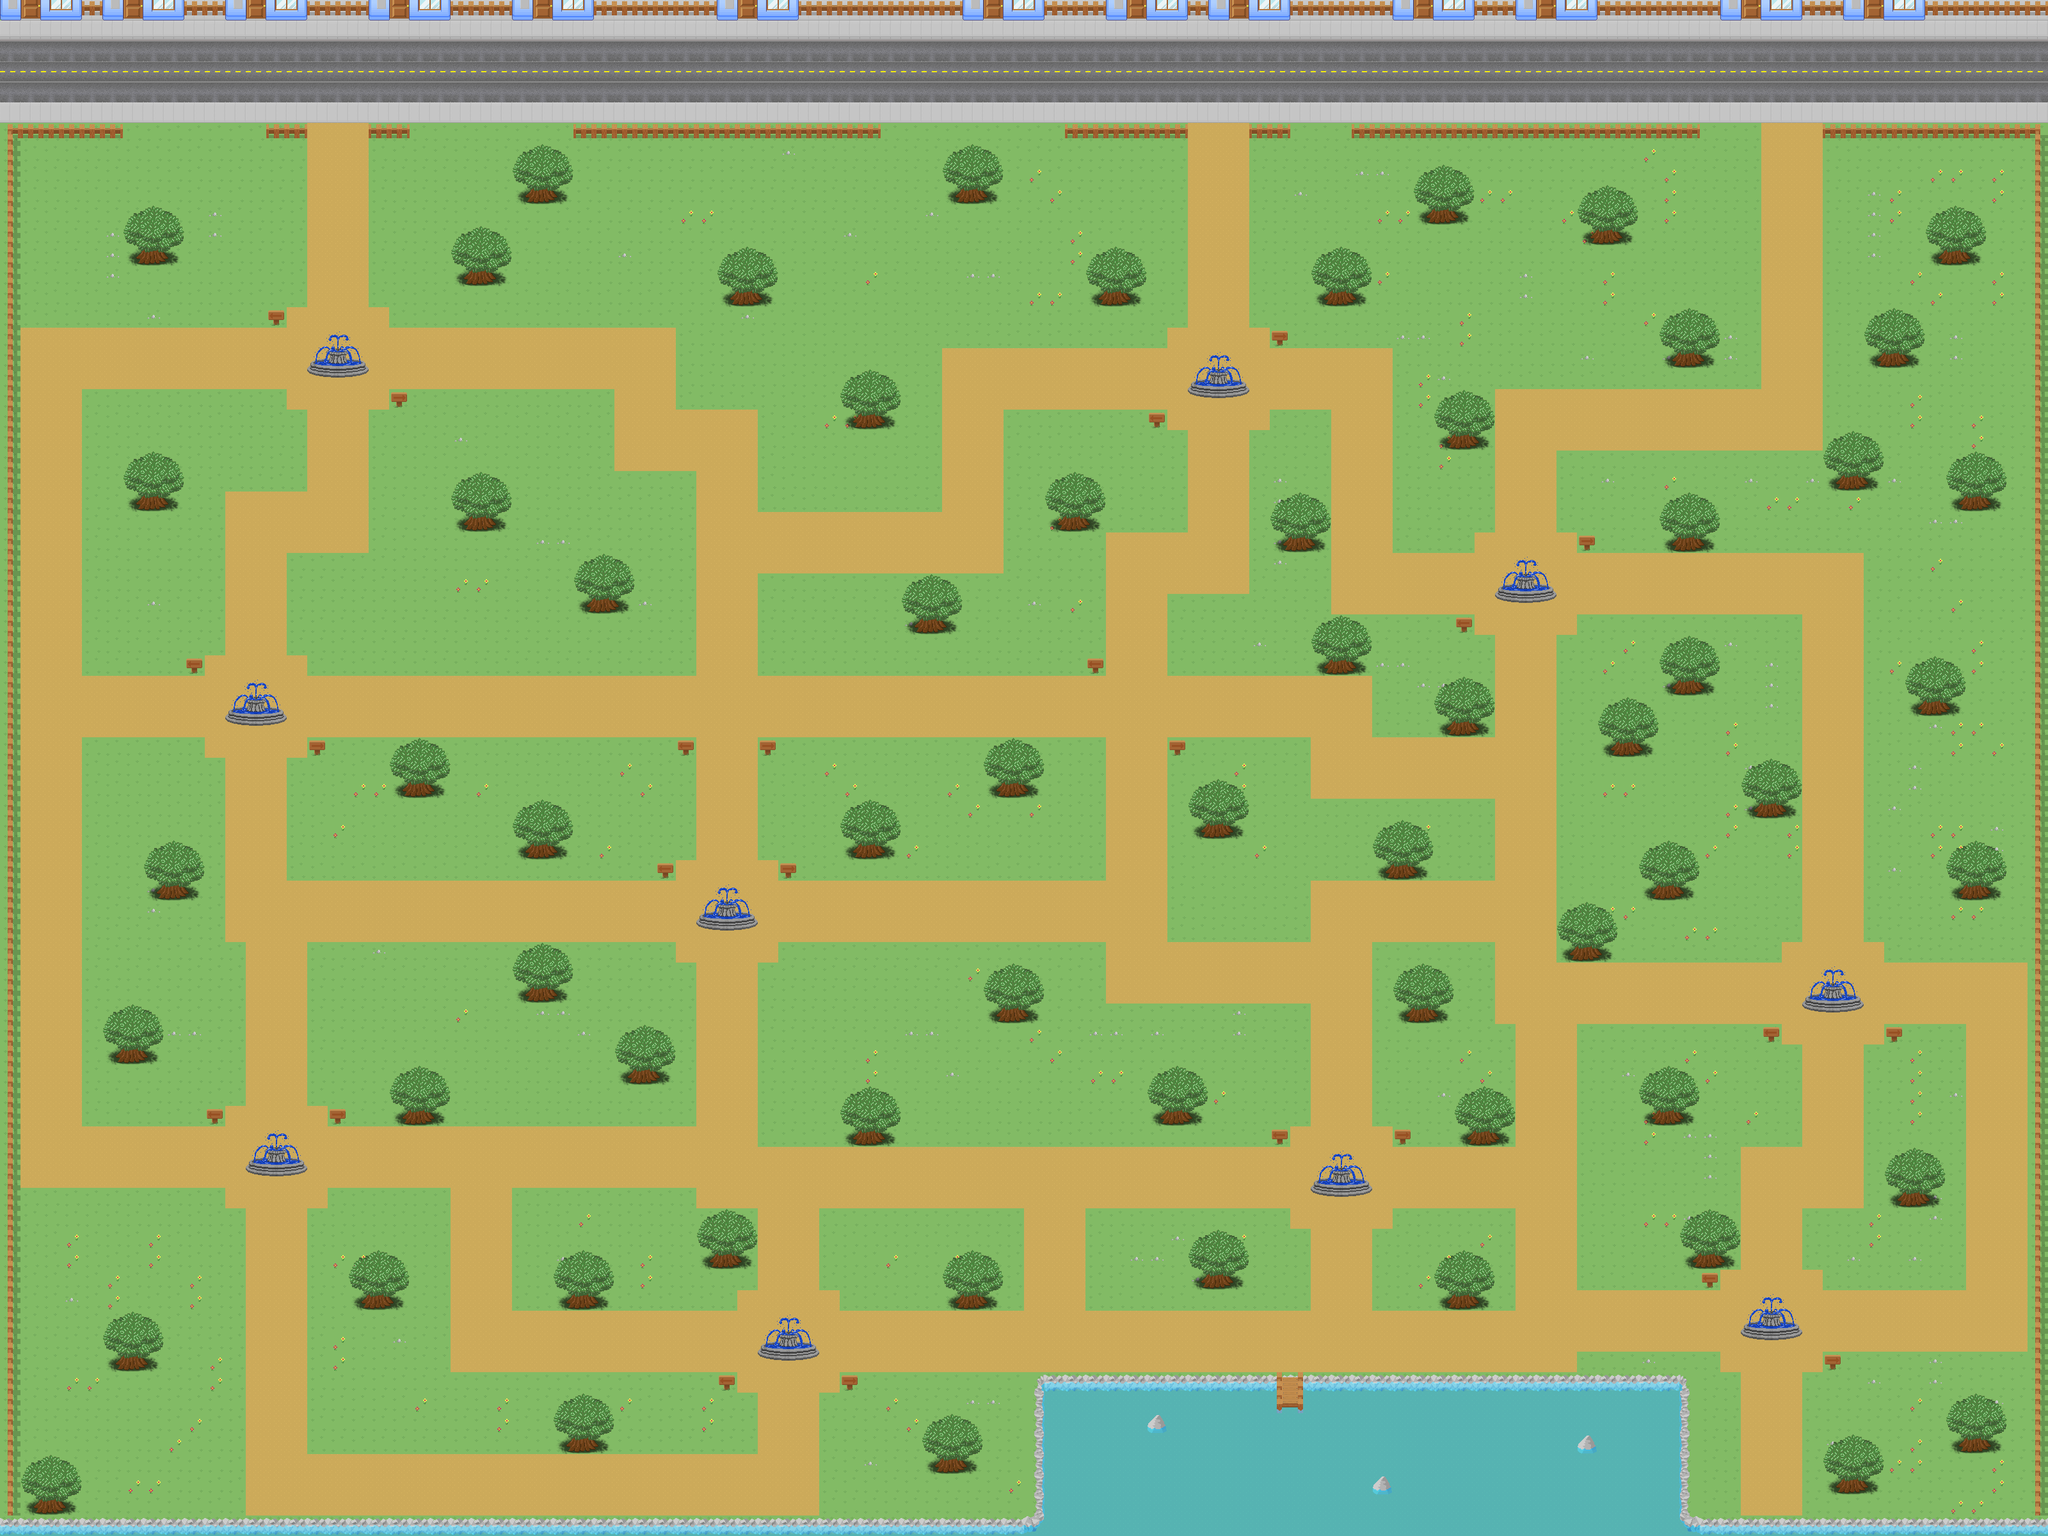

A 2D game scene composited from a Tiled map and its tileset images. What follows is a short description and the map's XML, with each tile layer's data collapsed to a summary:
An orthogonal 100x75 tile map with 32x32 px tiles, 2 tile layers (fondo, objetos).

<map version="1.0" orientation="orthogonal" width="100" height="75" tilewidth="32" tileheight="32">
 <tileset firstgid="1" name="free_tileset_version_10" tilewidth="32" tileheight="32">
  <image source="free_tileset_version_10.png" width="480" height="1216" />
 </tileset>
 <layer name="fondo" width="100" height="75">
  <data>[7500 cells, 7500 non-empty, 12 distinct tile ids]</data>
 </layer>
 <layer name="objetos" width="100" height="75">
  <data>[7500 cells, 1317 non-empty, 47 distinct tile ids]</data>
 </layer>
</map>
